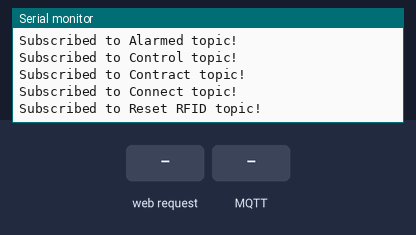
The sketch below on a simulated ESP8266 (NodeMCU). Parts: the last lines printed to the serial monitor. Inputs (shaded band) come from the test bench. WiFi joins after 1.5 s; servers stay silent unless stated; no MQTT or app messages arrive unless stated.

Above: at 2.3 s.
2.4 s: HTTP request GET /nodes/control received
At 3.4 s:
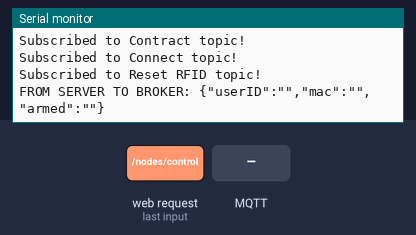
3.9 s: MQTT message "1" arrives on the first subscribed topic
At 4.6 s:
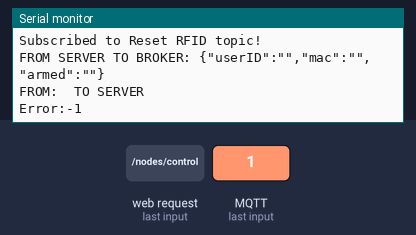
5.6 s: HTTP request GET /nodes/contract received
At 6.8 s:
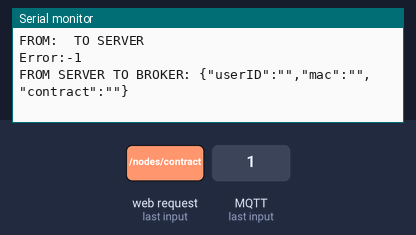
7.1 s: MQTT message "on" arrives on the second subscribed topic
At 7.26 s:
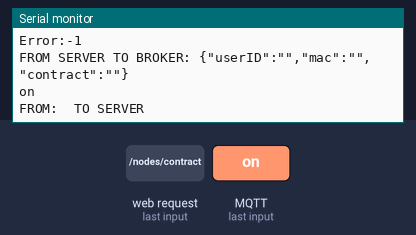
8.6 s: HTTP request GET /nodes/reset received
At 9.2 s:
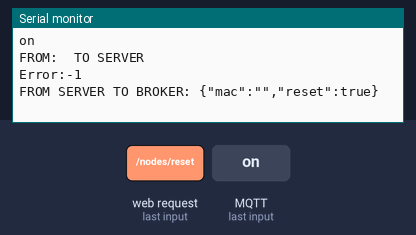
10.1 s: MQTT message "off" arrives on the second subscribed topic
At 11.8 s:
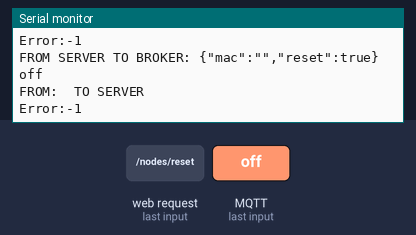

The sketch:

Interpreter.ino
```cpp
#include <ESP8266WiFi.h>
#include <MQTT.h>
#include <ArduinoJson.h>
#include <ESP8266HTTPClient.h>
#include <ESP8266WebServer.h>

#include "secrets.h"

// WiFi cfg
char ssid[] = SECRET_SSID;   // your network SSID (name)
char pass[] = SECRET_PASS;   // your network password
#ifdef IP
IPAddress ip(IP);
IPAddress subnet(SUBNET);
IPAddress dns(DNS);
IPAddress gateway(GATEWAY);
#endif


// MQTT data
MQTTClient mqttClient;                                              // handles the MQTT communication protocol
WiFiClient networkClient;  // handles the network connection to the MQTT broker
#define MQTT_TOPIC_ROOT "surv_sys/hs/"
#define MQTT_TOPIC_CONFIGURATION "surv_sys/hs/config"
#define MQTT_TOPIC_ARMED "surv_sys/hs/+/armed"
#define MQTT_TOPIC_ALARMED "surv_sys/hs/+/alarmed"
#define MQTT_TOPIC_CONTROL "surv_sys/hs/+/control"
#define MQTT_TOPIC_CONTRACT "surv_sys/hs/+/contract"
#define MQTT_TOPIC_CONNECT "surv_sys/hs/+/connect"
#define MQTT_TOPIC_LW "surv_sys/hs/+/last_will"
#define MQTT_TOPIC_RESET_RFID "surv_sys/hs/reset_rfid"

WiFiClient client;
HTTPClient http;
ESP8266WebServer server(80);

void setup() {
  WiFi.mode(WIFI_STA);
  mqttClient.begin(MQTT_BROKERIP, 1883, networkClient);   // setup communication with MQTT broker
  mqttClient.onMessage(mqttMessageReceived);
  server.on("/nodes/control", handle_system);
  server.on("/nodes/contract", handle_contract);
  server.on("/nodes/reset", handle_reset);

  server.begin();
  Serial.println(F("HTTP server started"));
  Serial.begin(115200);
  Serial.println(F("\n\nSetup completed.\n\n"));

}

void loop() {
  connectToWiFi();
  server.handleClient();
  connectToMQTTBroker();
  mqttClient.loop();


}

void connectToWiFi(){
  if (WiFi.status() != WL_CONNECTED) {
    Serial.print(F("Connecting to SSID: "));
    Serial.println(SECRET_SSID);

  #ifdef IP
    WiFi.config(ip, dns, gateway, subnet);   // by default network is configured using DHCP
  #endif

    WiFi.begin(ssid, pass);
    while (WiFi.status() != WL_CONNECTED) {
      Serial.print(F("."));
      delay(250);
    }
    Serial.println(F("\nConnected!"));
    printWifiStatus();
  }

}


void printWifiStatus() {
  Serial.println(F("\n=== WiFi connection status ==="));

  // SSID
  Serial.print(F("SSID: "));
  Serial.println(WiFi.SSID());

  // signal strength
  Serial.print(F("Signal strength (RSSI): "));
  Serial.print(WiFi.RSSI());
  Serial.println(" dBm");

  // current IP
  Serial.print(F("IP Address: "));
  Serial.println(WiFi.localIP());

  // subnet mask
  Serial.print(F("Subnet mask: "));
  Serial.println(WiFi.subnetMask());

  // gateway
  Serial.print(F("Gateway IP: "));
  Serial.println(WiFi.gatewayIP());

  // DNS
  Serial.print(F("DNS IP: "));
  Serial.println(WiFi.dnsIP());

  Serial.println(F("==============================\n"));
}

void connectToMQTTBroker() {
  if (!mqttClient.connected()) {   // not connected
    Serial.print(F("\nConnecting to MQTT broker..."));
    while (!mqttClient.connect(MQTT_CLIENTID, MQTT_USERNAME, MQTT_PASSWORD)) {
      Serial.print(F("."));
      delay(1000);
    }
    Serial.println(F("\nConnected!"));

    // connected to broker, subscribe topics
    mqttClient.subscribe(MQTT_TOPIC_CONFIGURATION);
    mqttClient.subscribe(MQTT_TOPIC_ARMED);
    mqttClient.subscribe(MQTT_TOPIC_ALARMED);
    mqttClient.subscribe(MQTT_TOPIC_CONTROL);
    mqttClient.subscribe(MQTT_TOPIC_CONTRACT);
    mqttClient.subscribe(MQTT_TOPIC_CONNECT);
    mqttClient.subscribe(MQTT_TOPIC_LW);
    Serial.println(F("\nSubscribed to Configuration topic!"));
    Serial.println(F("\nSubscribed to Armed topic!"));
    Serial.println(F("\nSubscribed to Alarmed topic!"));
    Serial.println(F("\nSubscribed to Control topic!"));
    Serial.println(F("\nSubscribed to Contract topic!"));
    Serial.println(F("\nSubscribed to Connect topic!"));
    Serial.println(F("\nSubscribed to Reset RFID topic!"));
  }
}

void mqttMessageReceived(String &topic, String &payload) {
  // this function handles a message from the MQTT broker
  //Serial.println("Incoming MQTT message: " + topic + " - " + payload);

  if (topic == MQTT_TOPIC_CONFIGURATION) {
    // deserialize the JSON object
    StaticJsonDocument<128> doc;
    deserializeJson(doc, payload);
    const char *userID = doc["userID"];
    const char *mac = doc["mac"];

    String url = "http://192.168.1.11:8080/surv-sys/"+ String(userID) +"/"+ String(mac) +"/config";
    Serial.print(F("FROM: "));
    Serial.print(String(userID));
    Serial.println(F(" TO SERVER"));
    sendHTTPRequest(url);

  }else if(strstr(topic.c_str(), "alarmed") != NULL){
    StaticJsonDocument<128> doc;
    deserializeJson(doc, payload);
    const char *userID = doc["userID"];
    const char *mac = doc["mac"];
    const char *alarmed = doc["alarmed"];
    Serial.println(payload);
    String url = "http://192.168.1.11:8080/surv-sys/"+ String(userID) +"/"+ String(mac) + "/"+ String(alarmed) + "/alarm";
    Serial.print(F("FROM: "));
    Serial.print(String(userID));
    Serial.println(F(" TO SERVER"));
    sendHTTPRequest(url);

  } else if(strstr(topic.c_str(), "armed") != NULL){
    StaticJsonDocument<128> doc;
    deserializeJson(doc, payload);
    const char *userID = doc["userID"];
    const char *mac = doc["mac"];
    const char *armed = doc["armed"];
    Serial.println(payload);
    String url = "http://192.168.1.11:8080/surv-sys/"+ String(userID) +"/"+ String(mac) + "/"+ String(armed) + "/config";
    Serial.print(F("FROM: "));
    Serial.print(String(userID));
    Serial.println(F(" TO SERVER"));
    sendHTTPRequest(url);

  }else if(strstr(topic.c_str(), "connect") != NULL){
    StaticJsonDocument<128> doc;
    deserializeJson(doc, payload);
    const char *userID = doc["ID"];
    const char *mac = doc["m"];
    const char *connection = doc["c"];
    String url = "http://192.168.1.11:8080/surv-sys/"+ String(userID) +"/"+ String(mac) + "/"+ String(connection) + "/connection";
    Serial.print(F("FROM: "));
    Serial.print(String(userID));
    Serial.println(F(" TO SERVER"));
    sendHTTPRequest(url);
  }else if(strstr(topic.c_str(), "last_will") != NULL){
    StaticJsonDocument<128> doc;
    deserializeJson(doc, payload);
    const char *userID = doc["ID"];
    const char *mac = doc["m"];
    String url = "http://192.168.1.11:8080/surv-sys/"+ String(userID) +"/"+ String(mac) + "/"+ String(false) + "/connection";
    Serial.print(F("FROM: "));
    Serial.print(String(userID));
    Serial.println(F(" TO SERVER"));
    sendHTTPRequest(url);

  }else{
    Serial.println(F("MQTT Topic not recognized, message skipped"));
  }
}

void sendHTTPRequest(String url){
  http.begin(url);
    int httpCode = http.GET();

    if (httpCode > 0) { //Check the returning code
      String payload = http.getString();   //Get the request response payload
      Serial.println(payload);             //Print the response payload
    }else{
      Serial.print("Error:");
      Serial.println(httpCode);
    }

    http.end();
}

void handle_system() {
  const char* tmp = server.arg(0).c_str();
  String payload = String(tmp);
  sendFromServerToBrokerSystem(payload);
  server.send(200, F("text/html"), "Received Data:" + payload);
}

void handle_contract() {
  const char* tmp = server.arg(0).c_str();
  String payload = String(tmp);
  sendFromServerToBrokerContract(payload);
  server.send(200, F("text/html"), "Received Data:" + payload);
}

void handle_reset(){
  const char* tmp = server.arg(0).c_str();
  String payload = String(tmp);
  sendFromServerToBrokerResetRFID(payload);
  server.send(200, F("text/html"), "Received Data:" + payload);
}


void sendFromServerToBrokerContract(String payload){
  String userID = splitString(payload,' ',0);
  String mac = splitString(payload,' ',1);
  String contract = splitString(payload,' ',2);
  const int capacity = JSON_OBJECT_SIZE(10);
  StaticJsonDocument<capacity> doc;
  doc["userID"] = userID;
  doc["mac"] = mac;
  doc["contract"] = contract;
  char buffer[256];
  size_t n = serializeJson(doc, buffer);
  Serial.print(F("FROM SERVER TO BROKER: "));
  Serial.println(buffer);
  String topic_to_publish = MQTT_TOPIC_ROOT + mac + "/contract";
  mqttClient.publish(topic_to_publish.c_str(), buffer, n, true);
}

void sendFromServerToBrokerSystem(String payload){
  String userID = splitString(payload,' ',0);
  String mac = splitString(payload,' ',1);
  String armed = splitString(payload,' ',2);
  const int capacity = JSON_OBJECT_SIZE(10);
  StaticJsonDocument<capacity> doc;
  doc["userID"] = userID;
  doc["mac"] = mac;
  doc["armed"] = armed;
  char buffer[256];
  size_t n = serializeJson(doc, buffer);
  Serial.print(F("FROM SERVER TO BROKER: "));
  Serial.println(buffer);
  String topic_to_publish = MQTT_TOPIC_ROOT + mac + "/control";
  mqttClient.publish(topic_to_publish.c_str(), buffer, n);
}

void sendFromServerToBrokerResetRFID(String payload){
  String mac = splitString(payload,' ',0);
  const int capacity = JSON_OBJECT_SIZE(10);
  StaticJsonDocument<capacity> doc;
  doc["mac"] = mac;
  doc["reset"] = true;
  char buffer[256];
  size_t n = serializeJson(doc, buffer);
  Serial.print(F("FROM SERVER TO BROKER: "));
  Serial.println(buffer);
  String topic_to_publish = MQTT_TOPIC_ROOT + mac + "/reset_rfid";
  mqttClient.publish(topic_to_publish.c_str(), buffer, n);
}

String splitString(String data, char separator, int index)
{
  int found = 0;
  int strIndex[] = {0, -1};
  int maxIndex = data.length()-1;

  for(int i=0; i<=maxIndex && found<=index; i++){
    if(data.charAt(i)==separator || i==maxIndex){
        found++;
        strIndex[0] = strIndex[1]+1;
        strIndex[1] = (i == maxIndex) ? i+1 : i;
    }
  }

  return found>index ? data.substring(strIndex[0], strIndex[1]) : "";
}
```

secrets.h
```cpp
// Use this file to store all of the private credentials and connection details

// WiFi configuration
#define SECRET_SSID ""                  // SSID
#define SECRET_PASS ""              // WiFi password

// ONLY if static configuration is needed
/*
#define IP {192, 168, 1, 100}                    // IP address
#define SUBNET {255, 255, 255, 0}                // Subnet mask
#define DNS {149, 132, 2, 3}                     // DNS
#define GATEWAY {149, 132, 182, 1}               // Gateway
*/
#define MQTT_BROKERIP ""           // IP address of the machine
#define MQTT_CLIENTID ""                 // client identifier
#define MQTT_USERNAME ""            // mqtt user's name
#define MQTT_PASSWORD ""            // mqtt user's password
```

Measured:
- after the input at 2.4 s, the serial monitor: prints a new line at once (image 1)
- after the input at 3.9 s, the serial monitor: prints a new line at once (image 2)
- after the input at 5.6 s, the serial monitor: prints a new line at once (image 3)
- after the input at 7.1 s, the serial monitor: prints a new line at once (image 4)
- after the input at 8.6 s, the serial monitor: prints a new line at once (image 5)
- after the input at 10.1 s, the serial monitor: prints a new line at once (image 6)
